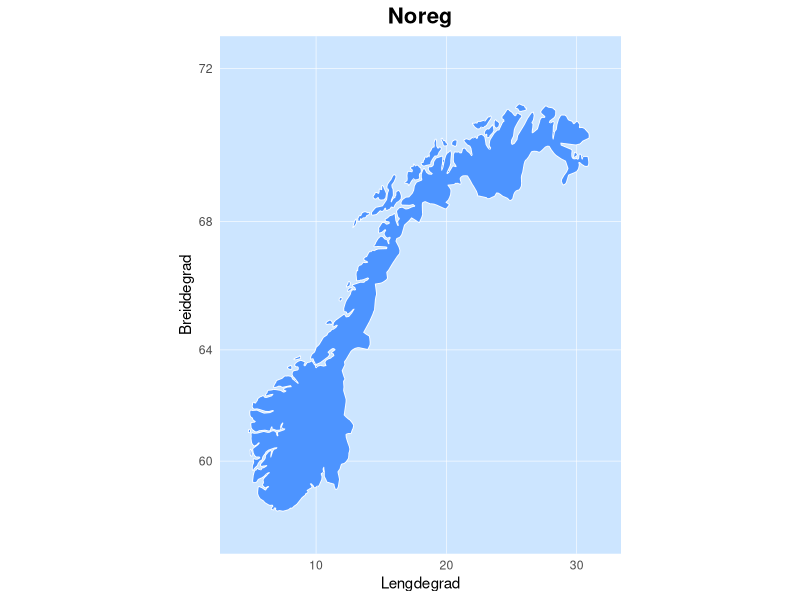

The R script that drew this image:
# Kart over Norge
# Krev pakkar: ggplot2, maps (installer med install.packages() om naudsynt)

library(ggplot2)
library(maps)

# Hent kartdata for Noreg
norge_kart <- map_data("world", region = "Norway")

# Lag kartet
ggplot(data = norge_kart, aes(x = long, y = lat, group = group)) +
  geom_polygon(fill = "#4d94ff", color = "white", linewidth = 0.3) +
  coord_map("mercator", xlim = c(4, 32), ylim = c(57, 72)) +
  labs(
    title = "Noreg",
    x = "Lengdegrad",
    y = "Breiddegrad"
  ) +
  theme_minimal() +
  theme(
    plot.title = element_text(hjust = 0.5, size = 16, face = "bold"),
    panel.background = element_rect(fill = "#cce5ff", color = NA),
    panel.grid = element_line(color = "white", linewidth = 0.2)
  )
